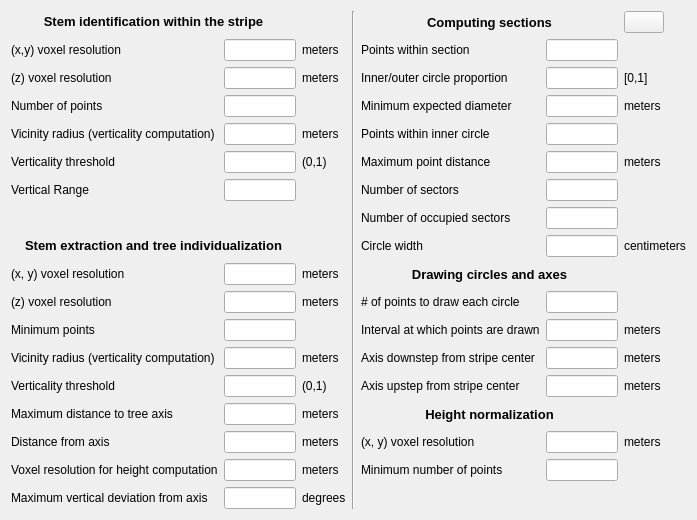
      <widget class="QWidget" name="tab">
       <attribute name="title">
        <string>Expert</string>
       </attribute>
       <layout class="QGridLayout" name="gridLayout_9">
        <item row="13" column="6">
         <widget class="QLabel" name="axis_upstep_ht">
          <property name="text">
           <string>meters</string>
          </property>
         </widget>
        </item>
        <item row="13" column="5">
         <widget class="QLineEdit" name="axis_upstep_in">
          <property name="maximumSize">
           <size>
            <width>72</width>
            <height>16777215</height>
           </size>
          </property>
         </widget>
        </item>
        <item row="2" column="4">
         <widget class="QLabel" name="diameter_proportion_lbl">
          <property name="text">
           <string>Inner/outer circle proportion</string>
          </property>
         </widget>
        </item>
        <item row="5" column="1">
         <widget class="QLineEdit" name="verticality_thresh_stripe_in">
          <property name="maximumSize">
           <size>
            <width>72</width>
            <height>16777215</height>
           </size>
          </property>
         </widget>
        </item>
        <item row="11" column="1">
         <widget class="QLineEdit" name="minimum_points_in">
          <property name="maximumSize">
           <size>
            <width>72</width>
            <height>16777215</height>
           </size>
          </property>
         </widget>
        </item>
        <item row="16" column="1">
         <widget class="QLineEdit" name="res_heights_in">
          <property name="maximumSize">
           <size>
            <width>72</width>
            <height>16777215</height>
           </size>
          </property>
         </widget>
        </item>
        <item row="4" column="4">
         <widget class="QLabel" name="point_threshold_lbl">
          <property name="text">
           <string>Points within inner circle</string>
          </property>
         </widget>
        </item>
        <item row="3" column="4">
         <widget class="QLabel" name="minimum_diameter_lbl">
          <property name="text">
           <string>Minimum expected diameter</string>
          </property>
         </widget>
        </item>
        <item row="3" column="1">
         <widget class="QLineEdit" name="number_of_points_in">
          <property name="maximumSize">
           <size>
            <width>72</width>
            <height>16777215</height>
           </size>
          </property>
         </widget>
        </item>
        <item row="12" column="0">
         <widget class="QLabel" name="verticality_scale_stems_lbl">
          <property name="text">
           <string>Vicinity radius (verticality computation)</string>
          </property>
         </widget>
        </item>
        <item row="0" column="3" rowspan="18">
         <widget class="Line" name="expert_vert_line">
          <property name="orientation">
           <enum>Qt::Vertical</enum>
          </property>
         </widget>
        </item>
        <item row="12" column="4">
         <widget class="QLabel" name="axis_downstep_lbl">
          <property name="text">
           <string>Axis downstep from stripe center</string>
          </property>
         </widget>
        </item>
        <item row="1" column="2">
         <widget class="QLabel" name="res_xy_stripe_ht">
          <property name="sizePolicy">
           <sizepolicy hsizetype="Maximum" vsizetype="Preferred">
            <horstretch>0</horstretch>
            <verstretch>0</verstretch>
           </sizepolicy>
          </property>
          <property name="text">
           <string>meters</string>
          </property>
         </widget>
        </item>
        <item row="10" column="0">
         <widget class="QLabel" name="res_z_lbl">
          <property name="text">
           <string>(z) voxel resolution</string>
          </property>
         </widget>
        </item>
        <item row="1" column="1">
         <widget class="QLineEdit" name="res_xy_stripe_in">
          <property name="maximumSize">
           <size>
            <width>72</width>
            <height>16777215</height>
           </size>
          </property>
          <property name="toolTip">
           <string>helllpqsd^pqsofkqspofjqpo</string>
          </property>
         </widget>
        </item>
        <item row="14" column="2">
         <widget class="QLabel" name="maximum_d_ht">
          <property name="text">
           <string>meters</string>
          </property>
         </widget>
        </item>
        <item row="6" column="0">
         <widget class="QLabel" name="height_range_lbl">
          <property name="text">
           <string>Vertical Range</string>
          </property>
         </widget>
        </item>
        <item row="15" column="1">
         <widget class="QLineEdit" name="distance_to_axis_in">
          <property name="maximumSize">
           <size>
            <width>72</width>
            <height>16777215</height>
           </size>
          </property>
         </widget>
        </item>
        <item row="9" column="4" colspan="2">
         <widget class="QLabel" name="drawing_circles_lbl">
          <property name="font">
           <font>
            <pointsize>10</pointsize>
            <bold>true</bold>
           </font>
          </property>
          <property name="toolTip">
           <string/>
          </property>
          <property name="text">
           <string>Drawing circles and axes</string>
          </property>
          <property name="alignment">
           <set>Qt::AlignCenter</set>
          </property>
         </widget>
        </item>
        <item row="6" column="1">
         <widget class="QLineEdit" name="height_range_in">
          <property name="maximumSize">
           <size>
            <width>72</width>
            <height>16777215</height>
           </size>
          </property>
         </widget>
        </item>
        <item row="3" column="6">
         <widget class="QLabel" name="minimum_diameter_ht">
          <property name="text">
           <string>meters</string>
          </property>
         </widget>
        </item>
        <item row="11" column="6">
         <widget class="QLabel" name="p_interval_ht">
          <property name="text">
           <string>meters</string>
          </property>
         </widget>
        </item>
        <item row="1" column="5">
         <widget class="QLineEdit" name="number_points_section_in">
          <property name="maximumSize">
           <size>
            <width>72</width>
            <height>16777215</height>
           </size>
          </property>
         </widget>
        </item>
        <item row="11" column="0">
         <widget class="QLabel" name="minimum_points_lbl">
          <property name="text">
           <string>Minimum points</string>
          </property>
         </widget>
        </item>
        <item row="3" column="2">
         <widget class="QLabel" name="number_of_points_ht">
          <property name="text">
           <string/>
          </property>
         </widget>
        </item>
        <item row="10" column="2">
         <widget class="QLabel" name="res_z_ht">
          <property name="text">
           <string>meters</string>
          </property>
         </widget>
        </item>
        <item row="3" column="5">
         <widget class="QLineEdit" name="minimum_diameter_in">
          <property name="maximumSize">
           <size>
            <width>72</width>
            <height>16777215</height>
           </size>
          </property>
         </widget>
        </item>
        <item row="1" column="4">
         <widget class="QLabel" name="number_points_section_lbl">
          <property name="text">
           <string>Points within section</string>
          </property>
         </widget>
        </item>
        <item row="6" column="5">
         <widget class="QLineEdit" name="number_sectors_in">
          <property name="maximumSize">
           <size>
            <width>72</width>
            <height>16777215</height>
           </size>
          </property>
         </widget>
        </item>
        <item row="12" column="6">
         <widget class="QLabel" name="axis_downstep_ht">
          <property name="text">
           <string>meters</string>
          </property>
         </widget>
        </item>
        <item row="4" column="2">
         <widget class="QLabel" name="verticality_scale_stripe_ht">
          <property name="text">
           <string>meters</string>
          </property>
         </widget>
        </item>
        <item row="2" column="6">
         <widget class="QLabel" name="diameter_proportion_ht">
          <property name="text">
           <string>[0,1]</string>
          </property>
         </widget>
        </item>
        <item row="2" column="5">
         <widget class="QLineEdit" name="diameter_proportion_in">
          <property name="maximumSize">
           <size>
            <width>72</width>
            <height>16777215</height>
           </size>
          </property>
         </widget>
        </item>
        <item row="14" column="0">
         <widget class="QLabel" name="maximum_d_lbl">
          <property name="text">
           <string>Maximum distance to tree axis</string>
          </property>
         </widget>
        </item>
        <item row="11" column="4">
         <widget class="QLabel" name="p_interval_lbl">
          <property name="text">
           <string>Interval at which points are drawn</string>
          </property>
         </widget>
        </item>
        <item row="14" column="4" colspan="2">
         <widget class="QLabel" name="height_normalization_lb">
          <property name="font">
           <font>
            <pointsize>10</pointsize>
            <bold>true</bold>
           </font>
          </property>
          <property name="text">
           <string>Height normalization</string>
          </property>
          <property name="alignment">
           <set>Qt::AlignCenter</set>
          </property>
         </widget>
        </item>
        <item row="6" column="4">
         <widget class="QLabel" name="number_sectors_lbl">
          <property name="text">
           <string>Number of sectors</string>
          </property>
         </widget>
        </item>
        <item row="17" column="1">
         <widget class="QLineEdit" name="maximum_dev_in">
          <property name="maximumSize">
           <size>
            <width>72</width>
            <height>16777215</height>
           </size>
          </property>
         </widget>
        </item>
        <item row="1" column="0">
         <widget class="QLabel" name="res_xy_stripe_lbl">
          <property name="text">
           <string>(x,y) voxel resolution</string>
          </property>
         </widget>
        </item>
        <item row="14" column="1">
         <widget class="QLineEdit" name="maximum_d_in">
          <property name="maximumSize">
           <size>
            <width>72</width>
            <height>16777215</height>
           </size>
          </property>
         </widget>
        </item>
        <item row="12" column="2">
         <widget class="QLabel" name="verticality_scale_stems_ht">
          <property name="text">
           <string>meters</string>
          </property>
         </widget>
        </item>
        <item row="11" column="2">
         <widget class="QLabel" name="minimum_points_ht">
          <property name="text">
           <string/>
          </property>
         </widget>
        </item>
        <item row="9" column="1">
         <widget class="QLineEdit" name="res_xy_in">
          <property name="maximumSize">
           <size>
            <width>72</width>
            <height>16777215</height>
           </size>
          </property>
         </widget>
        </item>
        <item row="5" column="5">
         <widget class="QLineEdit" name="point_distance_in">
          <property name="maximumSize">
           <size>
            <width>72</width>
            <height>16777215</height>
           </size>
          </property>
         </widget>
        </item>
        <item row="0" column="6">
         <widget class="QPushButton" name="expert_info_btn">
          <property name="sizePolicy">
           <sizepolicy hsizetype="Fixed" vsizetype="Fixed">
            <horstretch>0</horstretch>
            <verstretch>0</verstretch>
           </sizepolicy>
          </property>
          <property name="autoFillBackground">
           <bool>true</bool>
          </property>
          <property name="text">
           <string/>
          </property>
          <property name="icon">
           <iconset resource="gui_ressources.qrc">
            <normaloff>:/assets/assets/info_icon.png</normaloff>:/assets/assets/info_icon.png</iconset>
          </property>
          <property name="iconSize">
           <size>
            <width>20</width>
            <height>20</height>
           </size>
          </property>
          <property name="checkable">
           <bool>false</bool>
          </property>
          <property name="flat">
           <bool>false</bool>
          </property>
         </widget>
        </item>
        <item row="13" column="4">
         <widget class="QLabel" name="axis_upstep_lbl">
          <property name="text">
           <string>Axis upstep from stripe center</string>
          </property>
         </widget>
        </item>
        <item row="4" column="1">
         <widget class="QLineEdit" name="verticality_scale_stripe_in">
          <property name="sizePolicy">
           <sizepolicy hsizetype="Maximum" vsizetype="Fixed">
            <horstretch>0</horstretch>
            <verstretch>0</verstretch>
           </sizepolicy>
          </property>
          <property name="maximumSize">
           <size>
            <width>72</width>
            <height>16777215</height>
           </size>
          </property>
          <property name="layoutDirection">
           <enum>Qt::LeftToRight</enum>
          </property>
          <property name="alignment">
           <set>Qt::AlignLeading|Qt::AlignLeft|Qt::AlignVCenter</set>
          </property>
         </widget>
        </item>
        <item row="2" column="2">
         <widget class="QLabel" name="res_z_stripe_ht">
          <property name="text">
           <string>meters</string>
          </property>
         </widget>
        </item>
        <item row="10" column="1">
         <widget class="QLineEdit" name="res_z_in">
          <property name="maximumSize">
           <size>
            <width>72</width>
            <height>16777215</height>
           </size>
          </property>
         </widget>
        </item>
        <item row="4" column="0">
         <widget class="QLabel" name="verticality_scale_stripe_lbl">
          <property name="text">
           <string>Vicinity radius (verticality computation)</string>
          </property>
         </widget>
        </item>
        <item row="8" column="0" colspan="2">
         <widget class="QLabel" name="stem_extraction_lbl">
          <property name="sizePolicy">
           <sizepolicy hsizetype="Preferred" vsizetype="Maximum">
            <horstretch>0</horstretch>
            <verstretch>0</verstretch>
           </sizepolicy>
          </property>
          <property name="font">
           <font>
            <pointsize>10</pointsize>
            <bold>true</bold>
           </font>
          </property>
          <property name="text">
           <string>Stem extraction and tree individualization</string>
          </property>
          <property name="alignment">
           <set>Qt::AlignHCenter|Qt::AlignTop</set>
          </property>
         </widget>
        </item>
        <item row="8" column="5">
         <widget class="QLineEdit" name="circle_width_in">
          <property name="maximumSize">
           <size>
            <width>72</width>
            <height>16777215</height>
           </size>
          </property>
         </widget>
        </item>
        <item row="12" column="5">
         <widget class="QLineEdit" name="axis_downstep_in">
          <property name="maximumSize">
           <size>
            <width>72</width>
            <height>16777215</height>
           </size>
          </property>
         </widget>
        </item>
        <item row="4" column="5">
         <widget class="QLineEdit" name="point_threshold_in">
          <property name="maximumSize">
           <size>
            <width>72</width>
            <height>16777215</height>
           </size>
          </property>
         </widget>
        </item>
        <item row="9" column="0">
         <widget class="QLabel" name="res_xy_lbl">
          <property name="text">
           <string>(x, y) voxel resolution</string>
          </property>
         </widget>
        </item>
        <item row="17" column="2">
         <widget class="QLabel" name="maximum_dev_ht">
          <property name="text">
           <string>degrees</string>
          </property>
         </widget>
        </item>
        <item row="7" column="5">
         <widget class="QLineEdit" name="m_number_sectors_in">
          <property name="maximumSize">
           <size>
            <width>72</width>
            <height>16777215</height>
           </size>
          </property>
         </widget>
        </item>
        <item row="2" column="1">
         <widget class="QLineEdit" name="res_z_stripe_in">
          <property name="maximumSize">
           <size>
            <width>72</width>
            <height>16777215</height>
           </size>
          </property>
         </widget>
        </item>
        <item row="8" column="6">
         <widget class="QLabel" name="circle_width_ht">
          <property name="text">
           <string>centimeters</string>
          </property>
         </widget>
        </item>
        <item row="10" column="4">
         <widget class="QLabel" name="circa_lbl">
          <property name="text">
           <string># of points to draw each circle</string>
          </property>
         </widget>
        </item>
        <item row="5" column="2">
         <widget class="QLabel" name="verticality_thresh_stripe_ht">
          <property name="text">
           <string>(0,1)</string>
          </property>
         </widget>
        </item>
        <item row="12" column="1">
         <widget class="QLineEdit" name="verticality_scale_stems_in">
          <property name="maximumSize">
           <size>
            <width>72</width>
            <height>16777215</height>
           </size>
          </property>
         </widget>
        </item>
        <item row="17" column="0">
         <widget class="QLabel" name="maximum_dev_lbl">
          <property name="text">
           <string>Maximum vertical deviation from axis</string>
          </property>
         </widget>
        </item>
        <item row="5" column="6">
         <widget class="QLabel" name="point_distance_ht">
          <property name="text">
           <string>meters</string>
          </property>
         </widget>
        </item>
        <item row="3" column="0">
         <widget class="QLabel" name="number_of_points_lbl">
          <property name="text">
           <string>Number of points</string>
          </property>
         </widget>
        </item>
        <item row="13" column="1">
         <widget class="QLineEdit" name="verticality_thresh_stems_in">
          <property name="maximumSize">
           <size>
            <width>72</width>
            <height>16777215</height>
           </size>
          </property>
         </widget>
        </item>
        <item row="13" column="2">
         <widget class="QLabel" name="verticality_thresh_stems_ht">
          <property name="text">
           <string>(0,1)</string>
          </property>
         </widget>
        </item>
        <item row="15" column="4">
         <widget class="QLabel" name="res_ground_lbl">
          <property name="text">
           <string>(x, y) voxel resolution</string>
          </property>
         </widget>
        </item>
        <item row="16" column="4">
         <widget class="QLabel" name="min_points_ground_lbl">
          <property name="text">
           <string>Minimum number of points</string>
          </property>
         </widget>
        </item>
        <item row="8" column="4">
         <widget class="QLabel" name="circle_width_lbl">
          <property name="text">
           <string>Circle width</string>
          </property>
         </widget>
        </item>
        <item row="16" column="2">
         <widget class="QLabel" name="res_heights_ht">
          <property name="text">
           <string>meters</string>
          </property>
         </widget>
        </item>
        <item row="2" column="0">
         <widget class="QLabel" name="res_z_stripe_lbl">
          <property name="text">
           <string>(z) voxel resolution</string>
          </property>
         </widget>
        </item>
        <item row="16" column="0">
         <widget class="QLabel" name="res_heights_lbl">
          <property name="text">
           <string>Voxel resolution for height computation</string>
          </property>
         </widget>
        </item>
        <item row="15" column="6">
         <widget class="QLabel" name="res_ground_ht">
          <property name="text">
           <string>meters</string>
          </property>
         </widget>
        </item>
        <item row="7" column="0" colspan="2">
         <widget class="QLabel" name="spacing_lbl">
          <property name="text">
           <string/>
          </property>
         </widget>
        </item>
        <item row="7" column="4">
         <widget class="QLabel" name="m_number_sectors_lbl">
          <property name="text">
           <string>Number of occupied sectors</string>
          </property>
         </widget>
        </item>
        <item row="15" column="5">
         <widget class="QLineEdit" name="res_ground_in">
          <property name="maximumSize">
           <size>
            <width>72</width>
            <height>16777215</height>
           </size>
          </property>
         </widget>
        </item>
        <item row="6" column="2">
         <widget class="QLabel" name="height_range_ht">
          <property name="text">
           <string/>
          </property>
         </widget>
        </item>
        <item row="5" column="0">
         <widget class="QLabel" name="verticality_thresh_stripe_lbl">
          <property name="text">
           <string>Verticality threshold</string>
          </property>
         </widget>
        </item>
        <item row="15" column="0">
         <widget class="QLabel" name="distance_to_axis_lbl">
          <property name="text">
           <string>Distance from axis</string>
          </property>
         </widget>
        </item>
        <item row="13" column="0">
         <widget class="QLabel" name="verticality_thresh_stems_lbl">
          <property name="text">
           <string>Verticality threshold</string>
          </property>
         </widget>
        </item>
        <item row="9" column="2">
         <widget class="QLabel" name="res_xy_ht">
          <property name="text">
           <string>meters</string>
          </property>
         </widget>
        </item>
        <item row="15" column="2">
         <widget class="QLabel" name="distance_to_axis_ht">
          <property name="text">
           <string>meters</string>
          </property>
         </widget>
        </item>
        <item row="5" column="4">
         <widget class="QLabel" name="point_distance_lbl">
          <property name="text">
           <string>Maximum point distance</string>
          </property>
         </widget>
        </item>
        <item row="0" column="4" colspan="2">
         <widget class="QLabel" name="computing_sections_lbl">
          <property name="font">
           <font>
            <pointsize>10</pointsize>
            <bold>true</bold>
           </font>
          </property>
          <property name="text">
           <string>Computing sections</string>
          </property>
          <property name="alignment">
           <set>Qt::AlignCenter</set>
          </property>
         </widget>
        </item>
        <item row="10" column="5">
         <widget class="QLineEdit" name="circa_in">
          <property name="maximumSize">
           <size>
            <width>72</width>
            <height>16777215</height>
           </size>
          </property>
         </widget>
        </item>
        <item row="11" column="5">
         <widget class="QLineEdit" name="p_interval_in">
          <property name="maximumSize">
           <size>
            <width>72</width>
            <height>16777215</height>
           </size>
          </property>
         </widget>
        </item>
        <item row="0" column="0" colspan="2">
         <widget class="QLabel" name="stem_id_lbl">
          <property name="sizePolicy">
           <sizepolicy hsizetype="Preferred" vsizetype="Maximum">
            <horstretch>0</horstretch>
            <verstretch>0</verstretch>
           </sizepolicy>
          </property>
          <property name="font">
           <font>
            <pointsize>10</pointsize>
            <bold>true</bold>
           </font>
          </property>
          <property name="text">
           <string>Stem identification within the stripe</string>
          </property>
          <property name="alignment">
           <set>Qt::AlignHCenter|Qt::AlignTop</set>
          </property>
         </widget>
        </item>
        <item row="16" column="5">
         <widget class="QLineEdit" name="min_points_ground_in">
          <property name="maximumSize">
           <size>
            <width>72</width>
            <height>16777215</height>
           </size>
          </property>
         </widget>
        </item>
        <item row="1" column="6">
         <widget class="QLabel" name="number_points_section_ht">
          <property name="text">
           <string/>
          </property>
         </widget>
        </item>
        <item row="4" column="6">
         <widget class="QLabel" name="point_threshold_ht">
          <property name="text">
           <string/>
          </property>
         </widget>
        </item>
        <item row="6" column="6">
         <widget class="QLabel" name="number_sectors_ht">
          <property name="text">
           <string/>
          </property>
         </widget>
        </item>
        <item row="7" column="6">
         <widget class="QLabel" name="m_number_sectors_ht">
          <property name="text">
           <string/>
          </property>
         </widget>
        </item>
        <item row="10" column="6">
         <widget class="QLabel" name="circa_ht">
          <property name="text">
           <string/>
          </property>
         </widget>
        </item>
        <item row="16" column="6">
         <widget class="QLabel" name="min_points_ground_ht">
          <property name="text">
           <string/>
          </property>
         </widget>
        </item>
       </layout>
      </widget>
